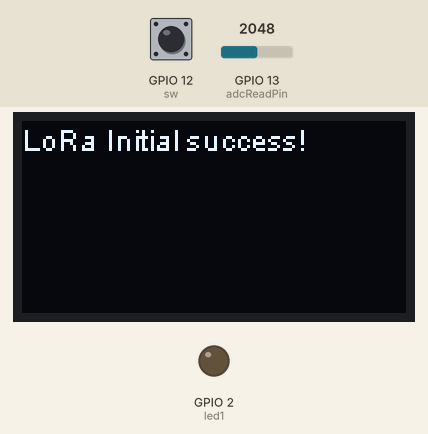
Bench run of a sketch on a simulated ESP32. Parts: 128×64 one-colour display, output pins drawn as LEDs (lit = HIGH). The test bench sets the inputs (shaded band); at power-on: GPIO 12 (sw) HIGH, GPIO 13 (adcReadPin) = 2048 (analog values on the 0–4095 scale).

Above: at 1.5 s.
1.6 s: GPIO 12 (sw) pulled LOW for 0.15 s
At 2.4 s:
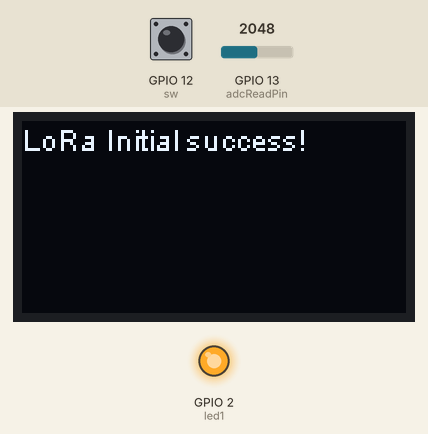
5.8 s: GPIO 12 (sw) pulled LOW for 1 s
At 8.0 s:
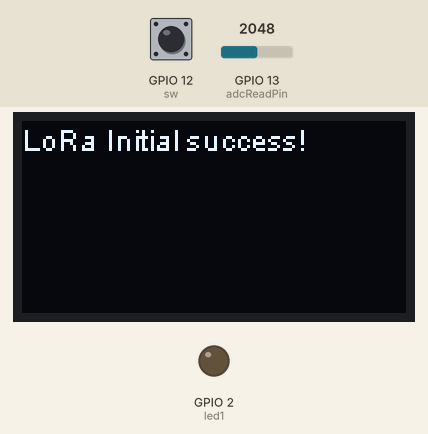
8.3 s: GPIO 12 (sw) pulled LOW for 3.2 s
At 12.8 s:
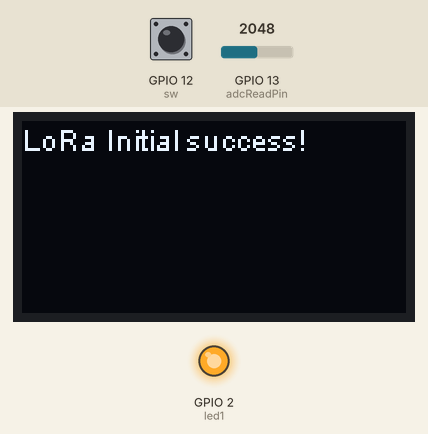
Timing chart, 0 to 14.0 s (numbered marks = the images above; inputs shaded):
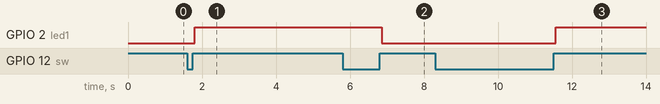

Measured:
- after the input at 1.6 s, GPIO 2 (led1): LOW → HIGH after 0.21 s
- after the input at 5.8 s, GPIO 2 (led1): HIGH → LOW after 1.1 s
- after the input at 8.3 s, GPIO 2 (led1): LOW → HIGH after 3.3 s

The sketch:

LoRaSender2.ino
```cpp
#include "heltec.h"
#define sw 12
#define led1 2
//#define led2 33
#define BAND    433E6  //you can set band here directly,e.g. 868E6,915E6
#define adcReadPin 13

byte count = 0;
byte ledState;
float voltage;
String h_led = "L";
String h_vcc = "V";
String x;
const char* ipAddr = "X2";
const char* des = "X0";

void setup() {
  Serial.begin(115200);
  //WIFI Kit series V1 not support Vext control
  Heltec.begin(1 /*DisplayEnable Enable*/, true /*Heltec.LoRa Disable*/, true /*Serial Enable*/, true /*PABOOST Enable*/, BAND /*long BAND*/);
  pinMode(led1, OUTPUT);
  //pinMode(led2, OUTPUT);
  pinMode(adcReadPin,INPUT);
  pinMode(sw,INPUT_PULLUP);
  //digitalWrite(sw,HIGH);
  analogReadResolution(10);
}

void loop() {
  float Sensor = analogRead(adcReadPin);
  voltage = Sensor * (3.3/1024);
  /*if(voltage >= 1.50){
    digitalWrite(led2, HIGH);
  }else if(voltage < 1.50){
    digitalWrite(led2, LOW);
  }*/

  if(digitalRead(sw)==0){
    while(digitalRead(sw)==0);
      count++;
      if(count==1){
        ledState = 1;
        //digitalWrite(led,1);
       loraSend(h_led + ledState);
        //Serial.println(1);
       }

      if(count==2){
        ledState = 0;
        //digitalWrite(led,0);
        loraSend(h_led + ledState);
        count=0;
        //Serial.println(0);
      }
 }

 if (LoRa.parsePacket()) {
    // received a packet
    Serial.print("Received packet '");
    // read packet
    while (LoRa.available()) {
      if(LoRa.find(ipAddr)){
      x = LoRa.readString();
      String head = x.substring(0,1);
      if(head == "L"){
        int Data = x.substring(1, 2).toInt();  //L0 or V exam bata format
        if(Data == 1){
          ledState = 1;
        }else{
          ledState = 0;
        }
      }if(head == "V"){
        loraSend(h_vcc + voltage);
      }
        Serial.print(x);
      }
    }
    // print RSSI of packet
    Serial.print("' with RSSI ");
    Serial.println(LoRa.packetRssi());
  }

  digitalWrite(led1, ledState);
  //Serial.println(voltage);
}

void loraSend(String datasend){
        String ip = "X2";
        LoRa.beginPacket();
        LoRa.print(des + ip + datasend);
        LoRa.endPacket();
}
```
